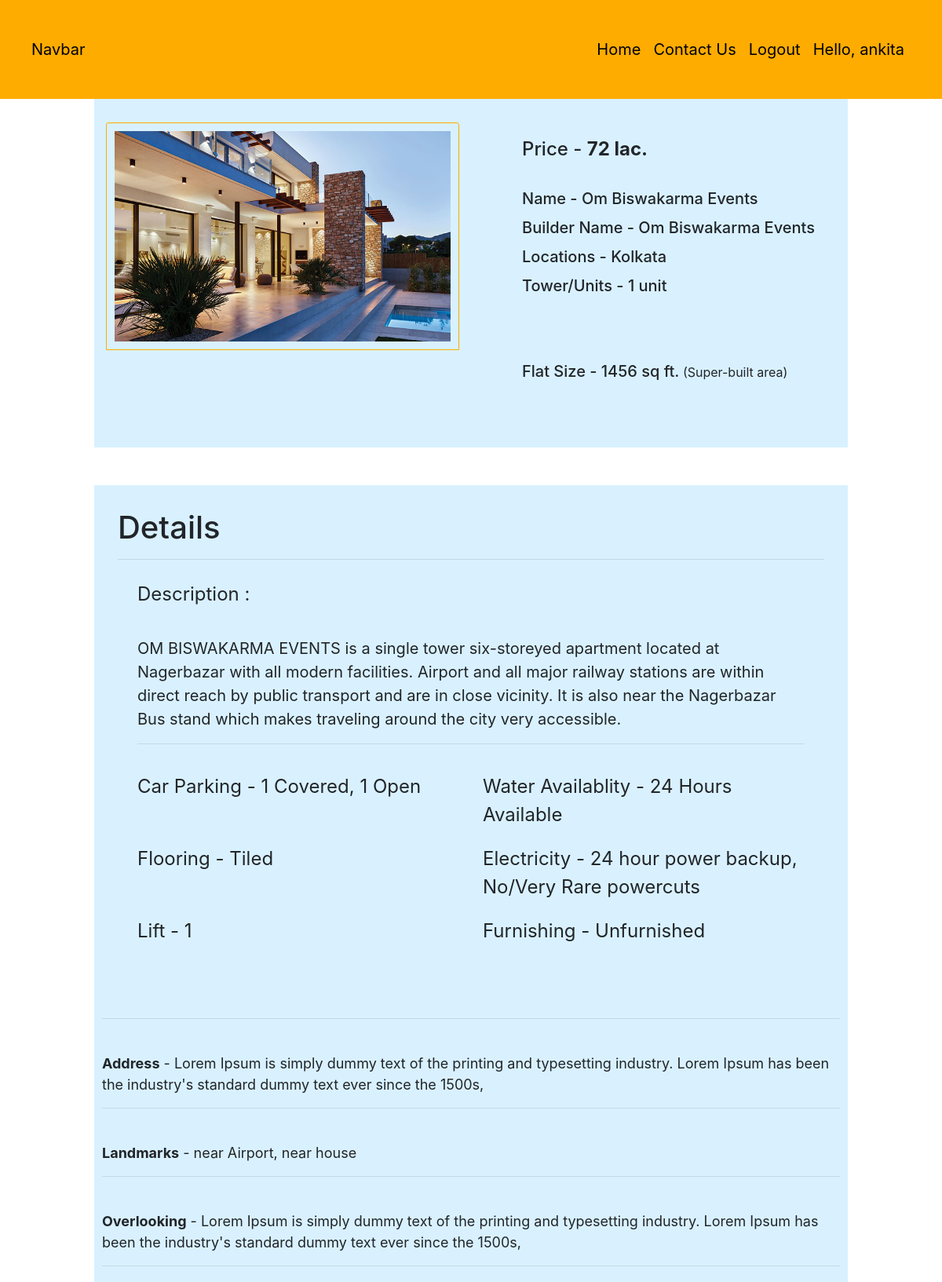
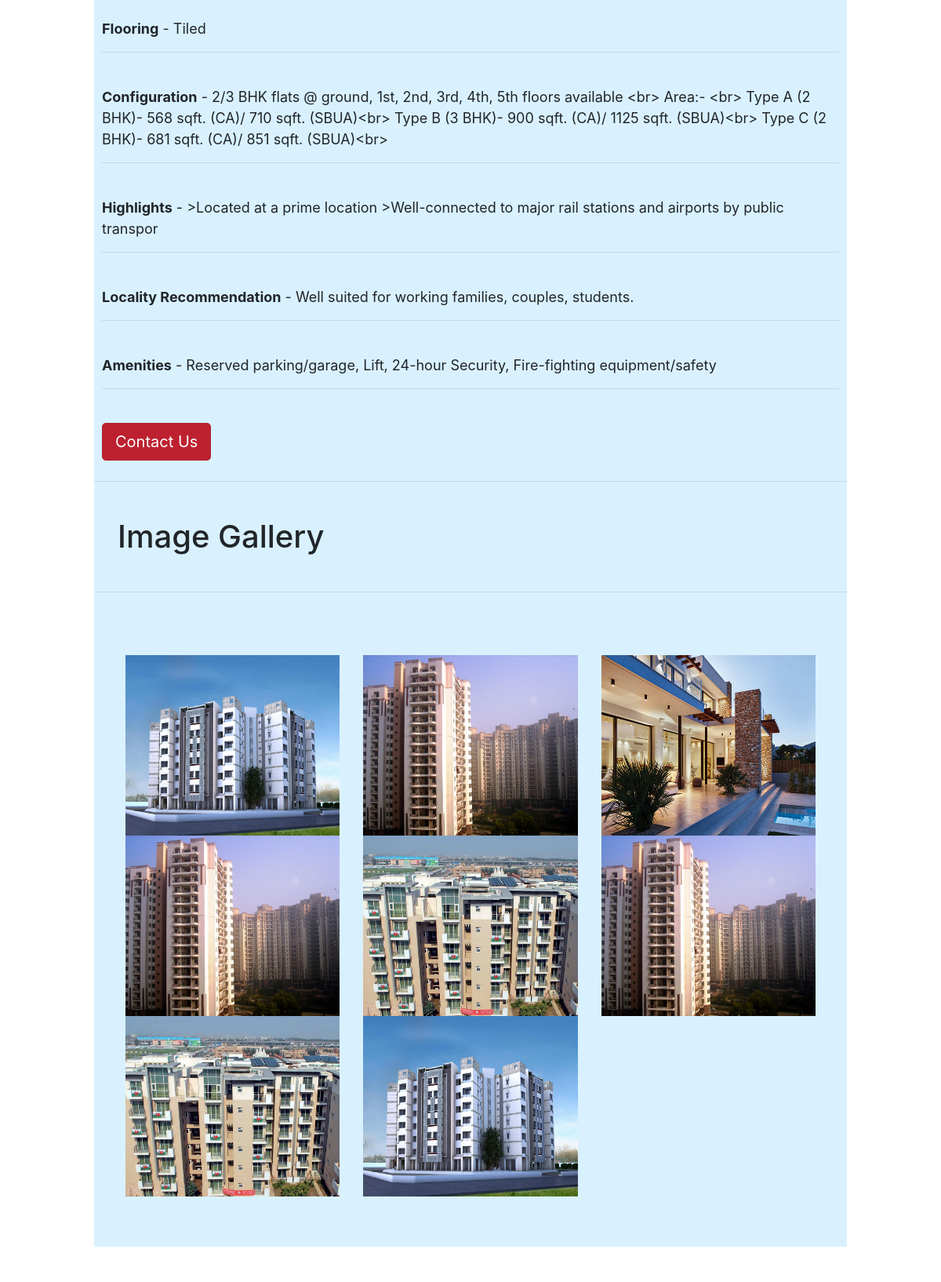
The page /property/1 (signed in, upper part) on the database its author committed (2 pictures, top to bottom).
### ets/models.py (models this page shows, shortened)
class Property(models.Model):
    id = models.AutoField(primary_key = True)
    desc =models.TextField(default=" ")
    flooring =models.CharField(max_length=100,default=" ")
    lift =models.CharField(max_length=300,default=" ")
    furnished =models.CharField(max_length=200, default=" ")
    configuration =models.TextField(default=" ")
    tower =models.CharField(max_length=200,default=" ")
    highlights =models.CharField(max_length=100,default=" ")
    locality_recom =models.TextField(default=" ")
    name = models.CharField(max_length=1000, default="")
    builder_name = models.CharField(max_length=1000, default="")
    locations =models.CharField(max_length=1000,default="Lorem Ipsum is simply dummy text of the printing and typesetting industry. Lorem Ipsum has been the industry's standard dummy text ever since the 1500s,")
    landmark = models.CharField(max_length=1000,default="")
    overlook = models.CharField(max_length=1000,default="")
    flooring = models.CharField(max_length=1000, default="")
    water = models.CharField(max_length=1000,default="")
    car_parking =models.CharField(max_length=1000,default="")
    electricity =models.CharField(max_length=1000,default="")
    full_address = models.CharField(max_length=1000, default="")
    floor_plan = models.ImageField(default=False)
    amenities = models.CharField(max_length=1000, default="")
    flat_sqft =models.CharField(max_length=1000,default="")
    price = models.CharField(max_length=1000,default="")
    pic =models.ImageField(upload_to="ets/images", default="")

class Pictures(models.Model):
    property = models.ForeignKey(Property,on_delete=models.CASCADE)
    image = models.ImageField()

### ets/views.py (the view)
# urls.py: path('property/<int:id>', views.single_landing, name='single_landing'),
@login_required(login_url='')
def single_landing(request,id):
    property = Property.objects.get(id=id)
    all_images = Pictures.objects.filter(property=property)
    print(all_images)
    return render(request, "ets/single_landing.html", {'property': property, 'all_images':all_images})

### ets/templates/ets/single_landing.html (shortened to what this page needs)
<!DOCTYPE html>
<html lang="en">
<head>
</head>
<body>
	<nav class="navbar navbar-expand-lg navbar-dark"
		style="background-color: #FEAC00; color: black; font-size: 20px; padding: 40px;">
		<a style="color: black;" class="navbar-brand" href="#">Navbar</a>
		<div class="collapse navbar-collapse" id="navbarSupportedContent">
			<ul class="navbar-nav ml-auto">
				<li style="color: black;" class="nav-item active">
					<a style="color: black;" class="nav-link" href="/">Home</a>
				</li>
				<li style="color: black;" class="nav-item active">
					<a style="color: black;" class="nav-link" href="/contactus">Contact Us</a>
				</li>
				<li class="nav-item">
					<a style="color: black;" class="nav-link" href="/accounts/logout">Logout</a>
				</li>
				{% if user.is_authenticated %}
				<p>
					<li class="nav-item">
						<a style="color: black; " class="nav-link">Hello, {{request.user}}</a>
					</li>
				</p>
				{% endif %}
			</ul>
		</div>
	</nav>
    <div style="background-color: #d9f1ff; margin-left:  10%; margin-right: 10%;">
        <div class="container">
            <div class="row">
                <div class="col-md-6">
                    <div class="demo-content" style="padding-top: 30px;">
                        <img class="card-img-top" src="{{property.pic.url}}" alt="Card image cap"
                            style=" padding:10px; width: 100%; border: 1px solid #FEAC00; float: left;">
                    </div>
                </div>
                <div class="col-md-6">
                    <div class="demo-content bg-alt" style="padding-left: 50px; padding-top: 50px;">
                        <h4 style="padding-bottom: 28px;">Price - <strong>{{property.price}}</strong></h4>
                        <h5 style="padding-bottom: 5px;">Name - {{property.name}}</h5>
                        <h5 style="padding-bottom: 5px;">Builder Name - {{property.builder_name}}</h5>
                        <h5 style="padding-bottom: 5px;">Locations - {{property.locations}}</h5>
                        <h5 style="padding-bottom: 5px;">Tower/Units - {{property.tower}}</h5>
                        <br>
                        <br>
                        <br>
                        <h5 style="padding-bottom: 5px;">Flat Size - {{property.flat_sqft}}<small> (Super-built
                                area)</small></h5>
                    </div>
                </div>
            </div>
            <br>
            <br>
            <br>
        </div>
    </div>
    <br>
    <br>
    <div style="background-color: #d9f1ff; margin-left:  10%; margin-right: 10%;" ;>
        <div style="padding: 30px;">
            <h1>Details</h1>
            <hr>
            <div class="container" style="font-size: 24px;">
               <div style="padding: 10px;">
                Description :
                <br>
                <br>
                <p style="font-size: 20px;">{{property.desc}}</p>
                <hr>
               </div>
                <div class="row" style="padding: 10px;">
                    <div class="col-sm-6">
                        Car Parking - {{property.car_parking}}
                    </div>
                    <div class="col-sm-6">
                        Water Availablity - {{property.water}}
                    </div>
                </div>
                <div class="row" style="padding: 10px;">
                    <div class="col-sm-6">
                        Flooring - {{property.flooring}}
                    </div>
                    <div class="col-sm-6">
                        Electricity - {{property.electricity}}
                    </div>
                </div>
                <div class="row" style="padding: 10px;">
                    <div class="col-sm-6">
                        Lift - {{property.lift}}
                    </div>
                    <div class="col-sm-6">
                        Furnishing - {{property.furnished}}
                    </div>
                </div>
            </div>
        </div>
        <div class="container" style="font-size: 18px; padding: 10px;">
            <br>
            <hr>
            <br>
            <strong>Address</strong> - {{property.full_address}}
            <hr>
            <br>
            <strong>Landmarks</strong> - {{property.landmark}}
            <hr>
            <br>
            <strong>Overlooking</strong> - {{property.overlook}}
            <hr>
            <br>
            <strong>Flooring</strong> - {{property.flooring}}
            <hr>
            <br>
            <strong>Configuration</strong> - {{property.configuration}}
            <hr>
            <br>
            <strong>Highlights</strong> - {{property.highlights}}
            <hr>
            <br>
            <strong>Locality Recommendation</strong> - {{property.locality_recom}}
            <hr>
            <br>
            <strong>Amenities</strong> - {{property.amenities}}
            <hr>
            <br>
            <a href="/contactus" class="btn btn-danger btn-lg active" role="button" aria-pressed="true">Contact Us</a>
        </div>
        <hr>
        <h1 style="padding: 30px;">Image Gallery</h1>
        <hr>
        <div class="container" style="font-size: 18px; padding: 10px;">
            <br>
            <br>
            <div class="container">
                <div class="container">
                    <div class="row">
                        {% for i in all_images %}
                        <div class="col-md-4">
                            <div class="thumbnail">
                                <a href="{{i.image.url}}">
                                    <img src="{{i.image.url}}" alt="Lights" style="width:100%; height: 230px;">
                                </a>
                            </div>
                        </div>
                        <br>
                        {% endfor %}
                    </div>
                </div>
<br>
<br>
            </div>
        </div>
    </div>
    <br>
    <br>
    <link href="//maxcdn.bootstrapcdn.com/bootstrap/4.0.0/css/bootstrap.min.css" rel="stylesheet" id="bootstrap-css">
</body>
</html>

### ets/templates/ets/single_landing.html (style rules this page uses)
body { background-color: #656255; }
p { margin-bottom: 1.3em; }
h1, h2, h3, h4 { margin: 1.414em 0 0.5em; font-weight: 700; line-height: 1.2; }
.row:after { content: ""; display: table; clear: both; }

### rows shown on the page
Property: pic (picture), price "72 lac.", name "Om Biswakarma Events", builder_name "Om Biswakarma Events", locations "Kolkata", tower "1 unit", flat_sqft "1456 sq ft.", desc "OM BISWAKARMA EVENTS is a single tower six-storeyed apartment located at Nagerbazar with all modern facilities. Airport and all major railway stations are within direct reach by public transport and are in close vicinity. It is also near the Nagerbazar Bus stand which makes traveling around the city very accessible.", car_parking "1 Covered, 1 Open", water "24 Hours Available", flooring "Tiled", electricity "24 hour power backup, No/Very Rare powercuts", lift "1", furnished "Unfurnished", full_address "Lorem Ipsum is simply dummy text of the printing and typesetting industry. Lorem Ipsum has been the industry's standard dummy text ever since the 1500s,", landmark "near Airport, near house", overlook "Lorem Ipsum is simply dummy text of the printing and typesetting industry. Lorem Ipsum has been the industry's standard dummy text ever since the 1500s,", configuration "2/3 BHK flats @ ground, 1st, 2nd, 3rd, 4th, 5th floors available <br> Area:- <br> Type A (2 BHK)- 568 sqft. (CA)/ 710 sqft. (SBUA)<br> Type B (3 BHK)- 900 sqft. (CA)/ 1125 sqft. (SBUA)<br> Type C (2 BHK)- 681 sqft. (CA)/ 851 sqft. (SBUA)<br>", highlights ">Located at a prime location >Well-connected to major rail stations and airports by public transpor", locality_recom "Well suited for working families, couples, students.", amenities "Reserved parking/garage, Lift, 24-hour Security, Fire-fighting equipment/safety"
Pictures: image (picture)
Pictures: image (picture)
Pictures: image (picture)
Pictures: image (picture)
Pictures: image (picture)
Pictures: image (picture)
Pictures: image (picture)
Pictures: image (picture)

### other values the page prints
{{ request.user }} "ankita"
